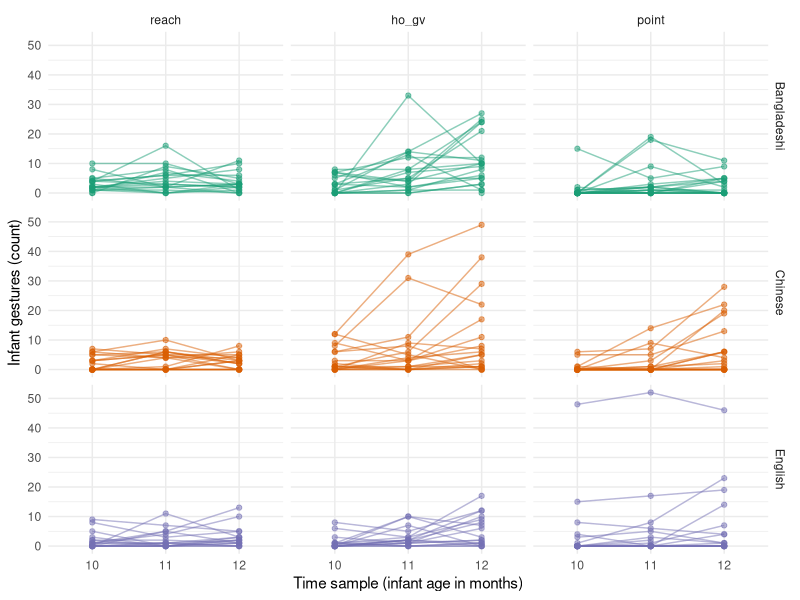
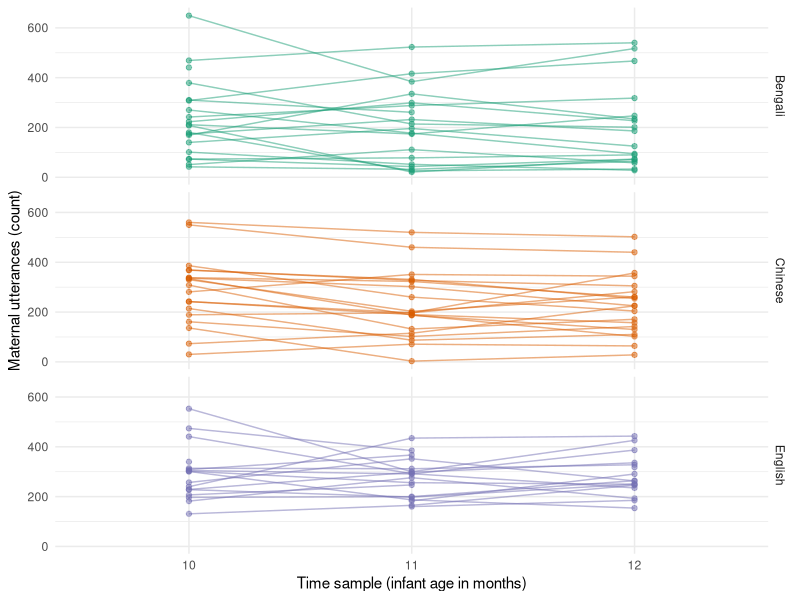
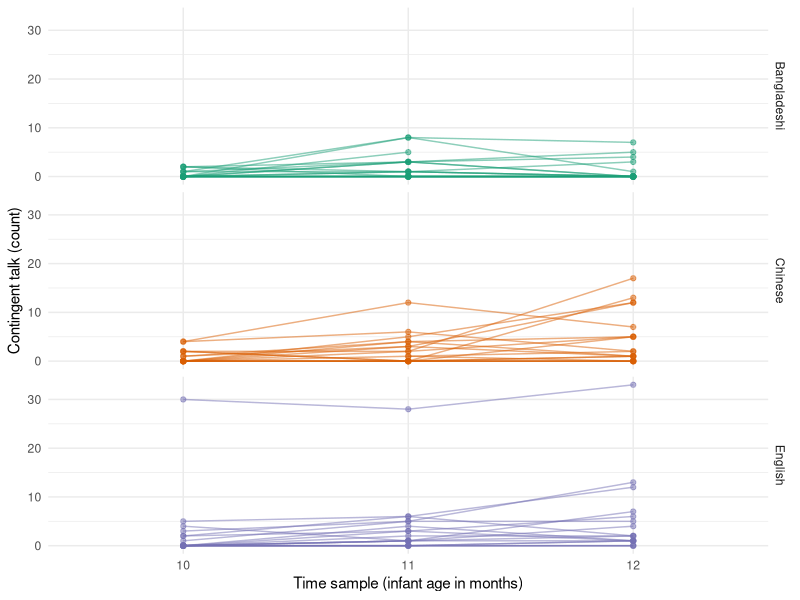
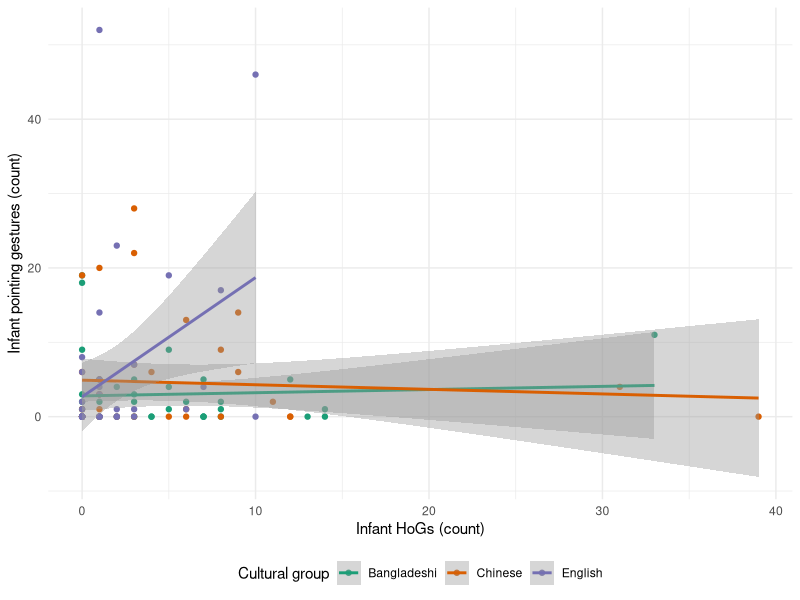
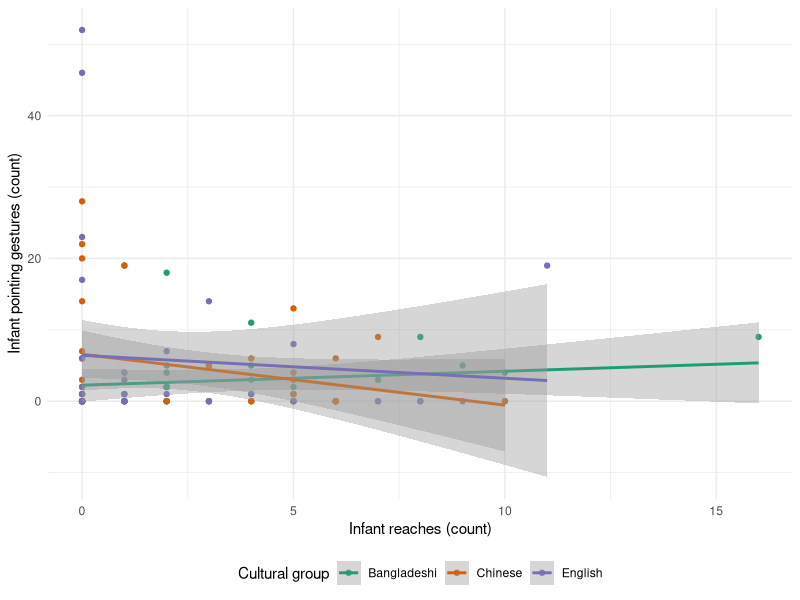
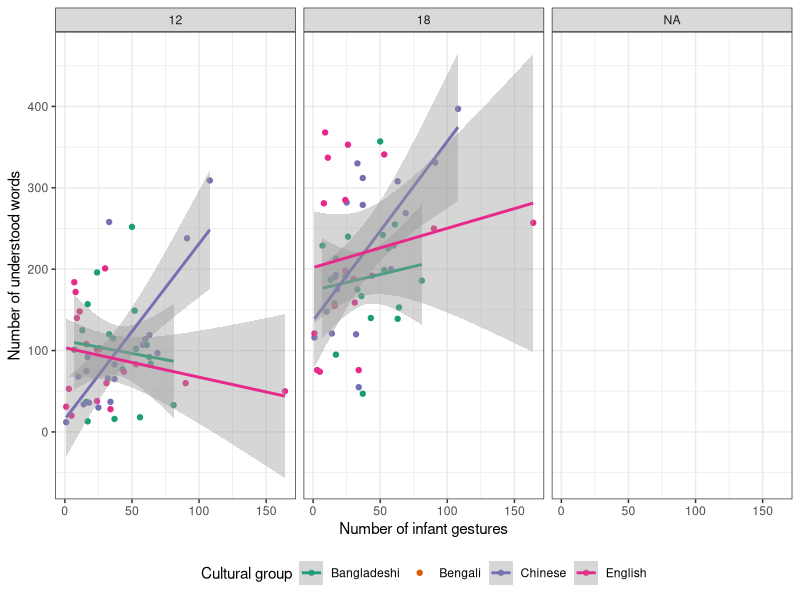
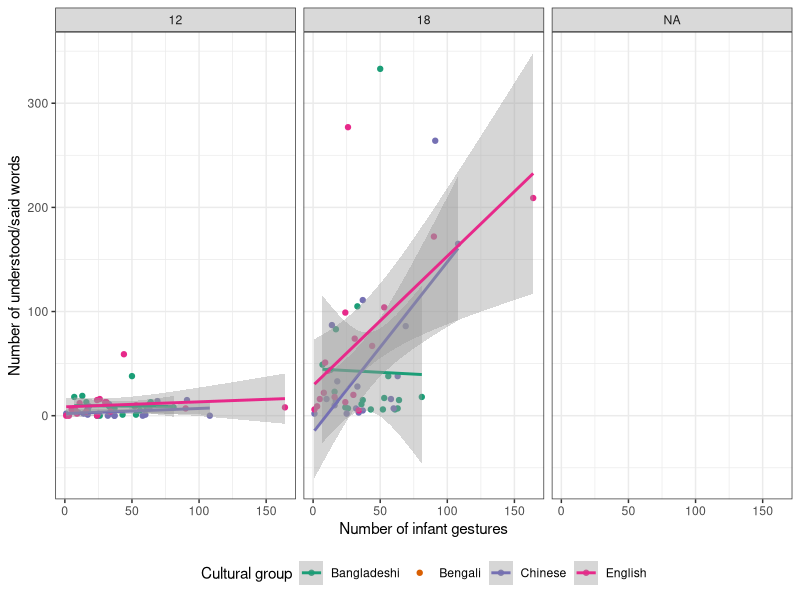
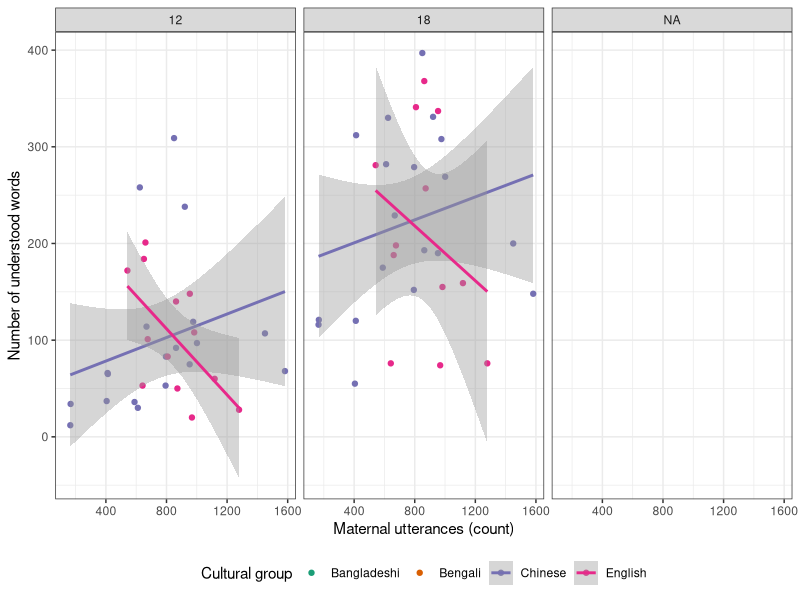

R code for these plots, in order:
## ---- chunk 1
knitr::opts_chunk$set(echo = TRUE)
knitr::opts_knit$set(root.dir = normalizePath("../../"))
library(tidyverse)
theme_set(theme_minimal())

img_path <- "./manuscript/figures/img"
## ---- chunk 2
gestures <- read_csv("./data/gestures.csv")

gestures_tot <- gestures %>%
  group_by(dyad, background, months, gesture) %>%
  summarise(
    count = sum(count),
    ct = sum(ct)
  ) %>%
  ungroup() %>%
  mutate(
    gesture = factor(gesture, levels = c("reach", "ho_gv", "point"))
  ) %>%
  mutate_if(is.character, as.factor) %>%
  mutate(
    back_o = ordered(background, levels = c("English", "Bangladeshi", "Chinese"))
  )

contrasts(gestures_tot$back_o) <- "contr.treatment"

utterances <- read_csv("./data/utterances.csv")

# NAs not removed in sum()
utterances_tot <- utterances %>%
  group_by(dyad, background, months) %>%
  summarise(
    utterances = sum(utterances)
  ) %>%
  ungroup() %>%
  mutate_if(is.character, as.factor) %>%
  mutate(
    back_o = ordered(background, levels = c("English", "Bangladeshi", "Chinese"))
  )

contrasts(utterances_tot$back_o) <- "contr.treatment"

hg_tot <- filter(gestures_tot, gesture == "ho_gv")
reach_tot <- filter(gestures_tot, gesture == "reach")
point_tot <- filter(gestures_tot, gesture == "point")
all_tot <- gestures_tot %>%
  group_by(dyad, background, back_o, months) %>%
  summarise(count = sum(count), ct = sum(ct))

hg_point_lead <- gestures_tot %>%
  dplyr::select(-ct) %>%
  spread(gesture, count) %>%
  dplyr::select(-reach) %>%
  group_by(dyad) %>%
  mutate(
    lead_point = lead(point)
  ) %>%
  filter(months != 12)

reach_point_lead <- gestures_tot %>%
  dplyr::select(-ct) %>%
  spread(gesture, count) %>%
  dplyr::select(-ho_gv) %>%
  group_by(dyad) %>%
  mutate(
    lead_point = lead(point)
  ) %>%
  filter(months != 12)

reach_point_lead <- gestures_tot %>%
  dplyr::select(-ct) %>%
  spread(gesture, count) %>%
  dplyr::select(-ho_gv) %>%
  group_by(dyad) %>%
  mutate(
    lead_point = lead(point)
  ) %>%
  filter(months != 12)

ct_point_lead <- gestures_tot %>%
  filter(gesture == "point") %>%
  dplyr::select(-gesture) %>%
  rename(point = count) %>%
  group_by(dyad) %>%
  mutate(
    lead_point = lead(point)
  ) %>%
  filter(months != 12)

utter_point_lead <- gestures_tot %>%
  filter(gesture == "point") %>%
  right_join(y = utterances_tot) %>%
  group_by(dyad) %>%
  mutate(
    lead_point = lead(count)
  ) %>%
  filter(months != 12)

pointing <- gestures_tot %>%
  dplyr::select(-ct) %>%
  spread(gesture, count)

vocab_gest <- gestures_tot %>%
  group_by(dyad, background) %>%
  summarise(count_tot = sum(count), ct_tot = sum(ct))

vocab_utt <- utterances_tot %>%
  group_by(dyad, background) %>%
  summarise(utt_tot = sum(utterances))

vocab <- read_csv("./data/vocab.csv") %>%
  full_join(y = vocab_gest) %>%
  full_join(y = vocab_utt) %>%
  arrange(dyad, months) %>%
  mutate_if(is.character, as.factor)
## ---- chunk 3
gestures_tot %>%
  ggplot(aes(as.factor(months), count, colour = background)) +
  geom_point(alpha = 0.5) +
  geom_line(aes(group = dyad), alpha = 0.5) +
  facet_grid(vars(background), vars(gesture)) +
  scale_color_brewer(type = "qual", palette = "Dark2") +
  labs(
    x = "Time sample (infant age in months)",
    y = "Infant gestures (count)"
  ) +
  theme(legend.position = "none")

ggsave("gest-slope.png", path = img_path, width = 6, height = 5)
## ---- chunk 4
utterances_tot %>%
  ggplot(aes(as.factor(months), utterances, colour = background)) +
  geom_point(alpha = 0.5) +
  geom_line(aes(group = dyad), alpha = 0.5) +
  facet_grid(background ~ .) +
  scale_color_brewer(type = "qual", palette = "Dark2") +
  labs(
    x = "Time sample (infant age in months)",
    y = "Maternal utterances (count)"
  ) +
  theme(legend.position = "none")

ggsave("utter-slope.png", path = img_path, width = 6, height = 5)
## ---- chunk 5
all_tot %>%
  ggplot(aes(as.factor(months), ct, colour = background)) +
  geom_point(alpha = 0.5) +
  geom_line(aes(group = dyad), alpha = 0.5) +
  facet_grid(background ~ .) +
  scale_color_brewer(type = "qual", palette = "Dark2") +
  labs(
    x = "Time sample (infant age in months)",
    y = "Contingent talk (count)"
  ) +
  theme(legend.position = "none")

ggsave("ct-slope.png", path = img_path, width = 6, height = 5)
## ---- chunk 6
hg_point_lead %>%
  ggplot(aes(ho_gv, lead_point, colour = background)) +
  geom_point() +
  geom_smooth(method = "lm") +
  labs(
    x = "Infant HoGs (count)",
    y = "Infant pointing gestures (count)"
  ) +
  scale_color_brewer(type = "qual", palette = "Dark2", name = "Cultural group") +
  theme(legend.position = "bottom")

ggsave("hg-point-lead.png", path = img_path, width = 6, height = 5)
## ---- chunk 7
reach_point_lead %>%
  ggplot(aes(reach, lead_point, colour = background)) +
  geom_point() +
  geom_smooth(method = "lm") +
  labs(
    x = "Infant reaches (count)",
    y = "Infant pointing gestures (count)"
  ) +
  scale_color_brewer(type = "qual", palette = "Dark2", name = "Cultural group") +
  theme(legend.position = "bottom")

ggsave("reach-point-lead.png", path = img_path, width = 6, height = 5)
## ---- chunk 8
vocab %>%
  ggplot(aes(count_tot, understand, colour = background)) +
  geom_point() +
  geom_smooth(method = "lm") +
  facet_grid(~ months) +
  scale_color_brewer(type = "qual", palette = "Dark2", name = "Cultural group") +
  labs(
    x = "Number of infant gestures",
    y = "Number of understood words"
  ) +
  theme_bw() +
  theme(legend.position = "bottom")

ggsave("compr-gest.png", path = img_path, width = 6, height = 5)
## ---- chunk 9
vocab %>%
  ggplot(aes(count_tot, und_say, colour = background)) +
  geom_point() +
  geom_smooth(method = "lm") +
  facet_grid(~ months) +
  scale_color_brewer(type = "qual", palette = "Dark2", name = "Cultural group") +
  labs(
    x = "Number of infant gestures",
    y = "Number of understood/said words"
  ) +
  theme_bw() +
  theme(legend.position = "bottom")

ggsave("prod-gest.png", path = img_path, width = 6, height = 5)
## ---- chunk 10
vocab %>%
  ggplot(aes(utt_tot, understand, colour = background)) +
  geom_point() +
  geom_smooth(method = "lm") +
  facet_grid(~ months) +
  scale_color_brewer(type = "qual", palette = "Dark2", name = "Cultural group") +
  labs(
    x = "Maternal utterances (count)",
    y = "Number of understood words"
  ) +
  theme_bw() +
  theme(legend.position = "bottom")

ggsave("compr-utter.png", path = img_path, width = 6, height = 5)
## ---- chunk 11
vocab %>%
  ggplot(aes(utt_tot, und_say, colour = background)) +
  geom_point() +
  geom_smooth(method = "lm") +
  facet_grid(~ months) +
  scale_color_brewer(type = "qual", palette = "Dark2", name = "Cultural group") +
  labs(
    x = "Maternal utterances (count)",
    y = "Number of understood/said words"
  ) +
  theme_bw() +
  theme(legend.position = "bottom")

ggsave("prod-utter.png", path = img_path, width = 6, height = 5)
## ---- chunk 12
vocab %>%
  filter(ct_tot < 25) %>%
  ggplot(aes(ct_tot, understand, colour = background)) +
  geom_point() +
  geom_smooth(method = "lm") +
  facet_grid(~ months) +
  scale_color_brewer(type = "qual", palette = "Dark2", name = "Cultural group") +
  labs(
    x = "Contingent talk (count)",
    y = "Number of understood words"
  ) +
  theme_bw() +
  theme(legend.position = "bottom")

ggsave("compr-ct.png", path = img_path, width = 6, height = 5)
## ---- chunk 13
vocab %>%
  filter(ct_tot < 25) %>%
  ggplot(aes(ct_tot, und_say, colour = background)) +
  geom_point() +
  geom_smooth(method = "lm") +
  facet_grid(~ months) +
  scale_color_brewer(type = "qual", palette = "Dark2", name = "Cultural group") +
  labs(
    x = "Contingent talk (count)",
    y = "Number of understood/said words"
  ) +
  theme_bw() +
  theme(legend.position = "bottom")

ggsave("prod-ct.png", path = img_path, width = 6, height = 5)
